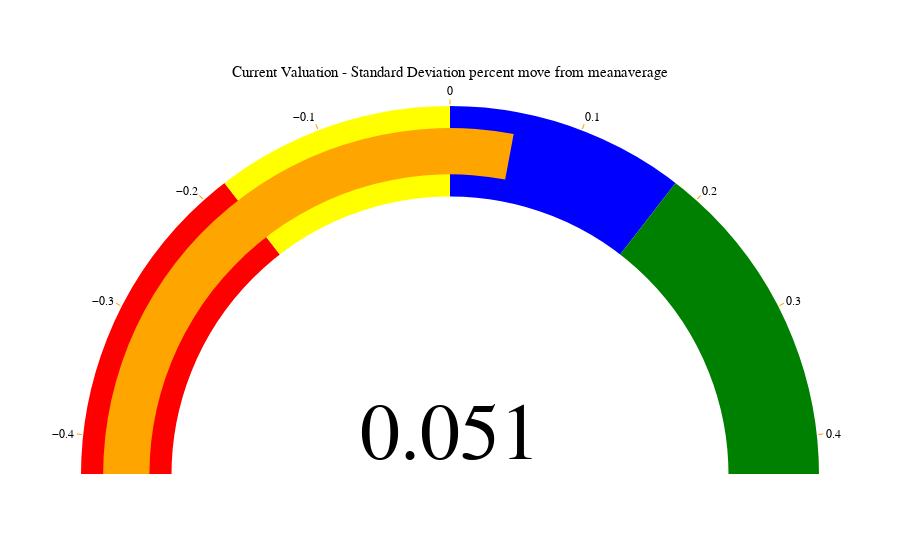

Notebook code for this chart:
### Code cell
import plotly.graph_objects as go

fig = go.Figure(go.Indicator(
    mode = "gauge+number",
    title = {'text': "Current Valuation - Standard Deviation percent move from meanaverage", 'font': {'size': 15}},
    value = df['move%'].iloc[-1],
    domain = {'x': [0,1], 'y': [0,1]},
    gauge = {
        'axis': {'range': [-0.43, 0.43], 'tickwidth': 1, 'tickcolor': "orange"},
        'bar': {'color': "orange"},
        'bgcolor': "white",
        'borderwidth': 2,
        'bordercolor': "white",
        'steps': [
            {'range': [-0.43, -0.18], 'color': 'red'},
            {'range': [-0.18, 0], 'color': 'yellow'},
            {'range': [0, 0.18], 'color': 'blue'},
            {'range': [0.18,0.43], 'color': 'green'}],
        }))

fig.update_layout(
    font={'color': "black", 'family': "Arial"},
    xaxis={'showgrid': False, 'range':[-1,1]},
    yaxis={'showgrid': False, 'range':[0,1.11]},
    plot_bgcolor='rgba(0,0,0,0)'
    )

# fig.add_annotation(
#     ax=0,
#     ay=0.4,
#     axref='x',
#     ayref='y',
#     x=df['move%'].iloc[-1],
#     y=0.9,
#     xref='x',
#     yref='y',
#     showarrow=True,
#     arrowhead=2,
#     arrowsize=1,
#     arrowwidth=4
#     )

# Set the visibility ON
fig.update_yaxes(title='', visible=True, showticklabels=False)
# Set the visibility OFF
fig.update_xaxes(title='x', visible=False, showticklabels=False)

fig.show()
fig.write_html("../static/valuation.html")

### Figure 1 — Plotly figure (JSON) as saved in the notebook; plotly's stock layout.template omitted (floating-point values rounded to 4 significant figures)
{"data": [{"domain": {"x": [0, 1], "y": [0, 1]}, "gauge": {"axis": {"range": [-0.43, 0.43], "tickcolor": "orange", "tickwidth": 1}, "bar": {"color": "orange"}, "bgcolor": "white", "bordercolor": "white", "borderwidth": 2, "steps": [{"color": "red", "range": [-0.43, -0.18]}, {"color": "yellow", "range": [-0.18, 0]}, {"color": "blue", "range": [0, 0.18]}, {"color": "green", "range": [0.18, 0.43]}]}, "mode": "gauge+number", "title": {"font": {"size": 15}, "text": "Current Valuation - Standard Deviation percent move from meanaverage"}, "type": "indicator", "value": 0.05054}], "layout": {"font": {"color": "black", "family": "Arial"}, "plot_bgcolor": "rgba(0,0,0,0)", "xaxis": {"range": [-1, 1], "showgrid": false, "showticklabels": false, "title": {"text": "x"}, "visible": false}, "yaxis": {"range": [0, 1.11], "showgrid": false, "showticklabels": false, "title": {"text": ""}, "visible": true}}}
